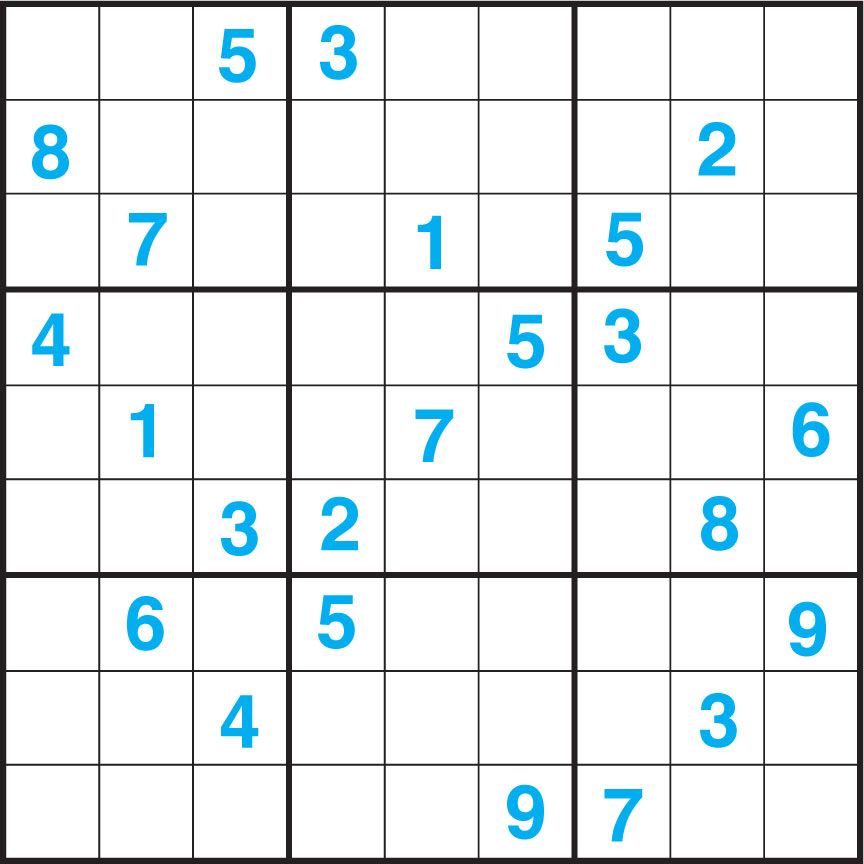
#> input picture Lab7/7_1.jpg, 864 x 864 px, given in place of testvideo.mp4, which was not available
$ python task73.py
#> lines starting #> are read from the running program, lines starting #| are printed output that depends on the picture; after the words box and inside, x2 and y2 are one past the last pixel; in counts of white or black regions, pixels touching at a corner belong together; pictures that were not available may be replaced by others from this repository, and a replacement may not be noted
import cv2
import numpy as np

def draw_line_P(x0, y0, x1, y1, img, color=(125, 0, 255), thickness=3):
    cv2.line(img, (x0, y0), (x1, y1),color, thickness)

i=0
cap = cv2.VideoCapture('Lab5\\testvideo.mp4')
width = int(cap.get(cv2.CAP_PROP_FRAME_WIDTH))
height = int(cap.get(cv2.CAP_PROP_FRAME_HEIGHT))
size = (width, height)
fourcc = cv2.VideoWriter_fourcc(*'mp4v')
out = cv2.VideoWriter('Lab7\\results\\output.mp4', fourcc, 30.0, size)

while True:
    ret, frame = cap.read()
#> frame is the input picture: shape (864, 864, 3); mean B, G, R 236.2, 234.1, 228.7
    if not ret:
        break

    frame=cv2.cvtColor(255-cv2.cvtColor(frame, cv2.COLOR_BGR2GRAY),cv2.COLOR_GRAY2BGR)
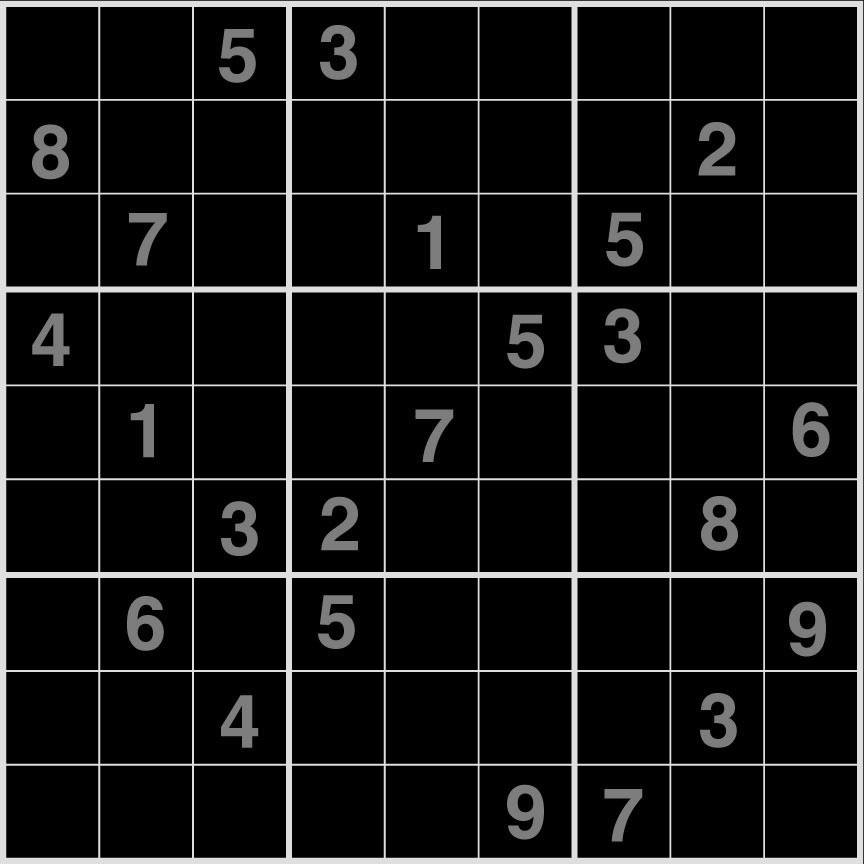
#> frame: shape (864, 864, 3); min 0, max 249, mean 22.3

    cntrs = cv2.Canny(cv2.blur(frame, (5,5)), 25, 100, L2gradient=False)
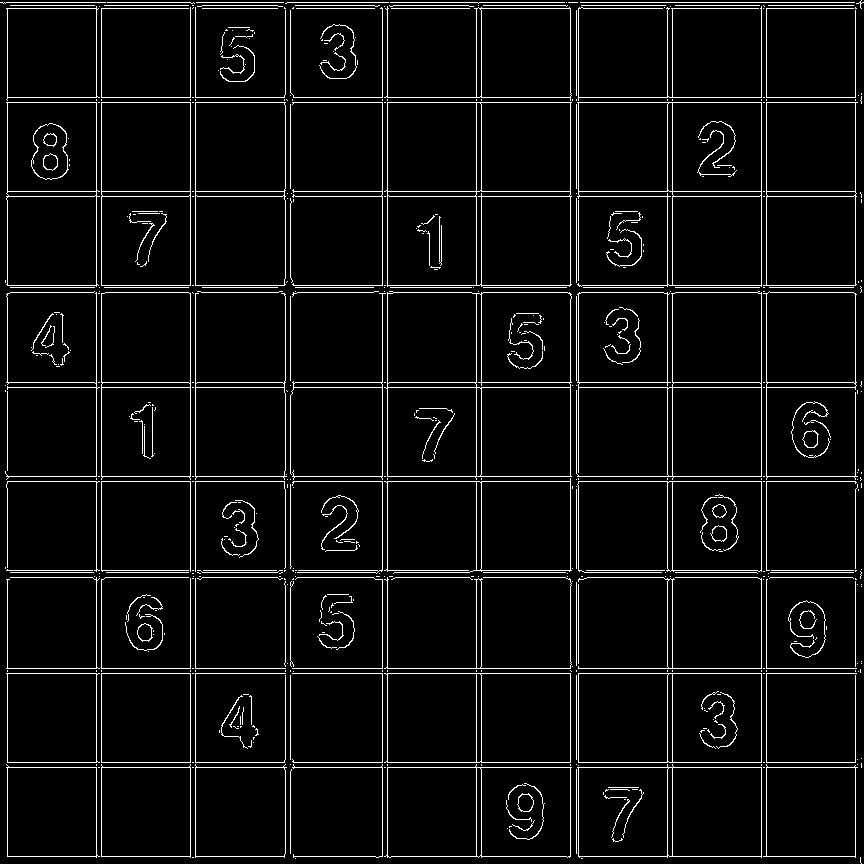
#> cntrs: shape (864, 864); 5.3% white in thin lines or dots
    cntrs = cv2.morphologyEx(cntrs,cv2.MORPH_CLOSE,np.ones((3,5)), iterations=3)
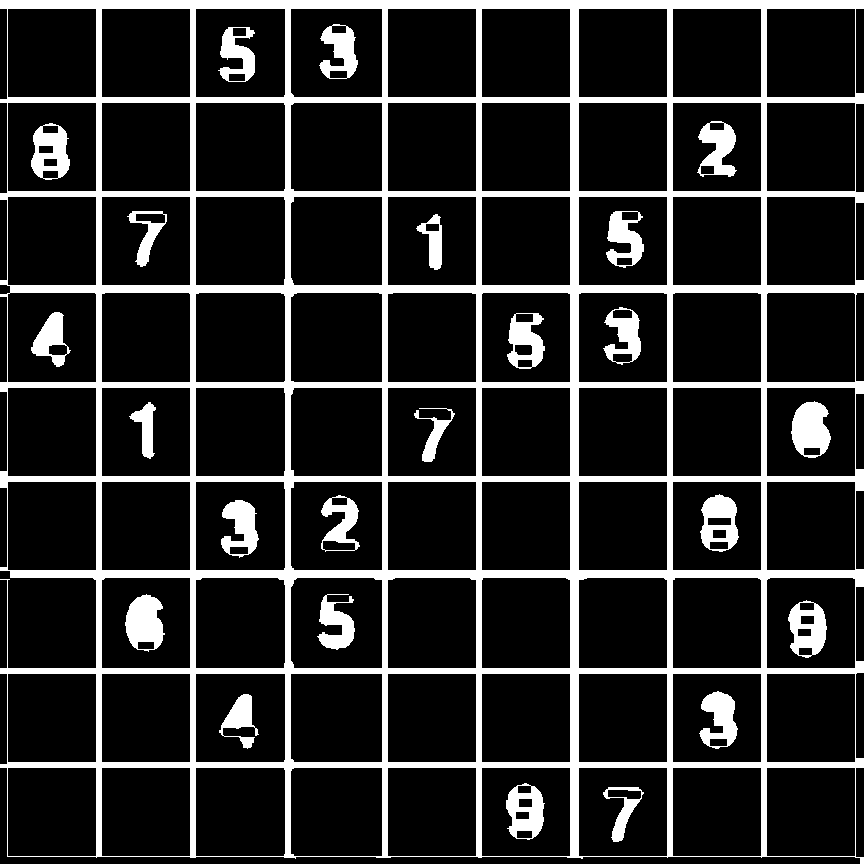
#> cntrs: shape (864, 864); 16.4% white; 24 white regions, largest, box (x1, y1, x2, y2) and area: (0, 0, 864, 864) 96665, (791, 401, 831, 458) 1614, (125, 594, 165, 652) 1596
    cntrs = cv2.dilate(cntrs,np.ones((5,3)), iterations=2)
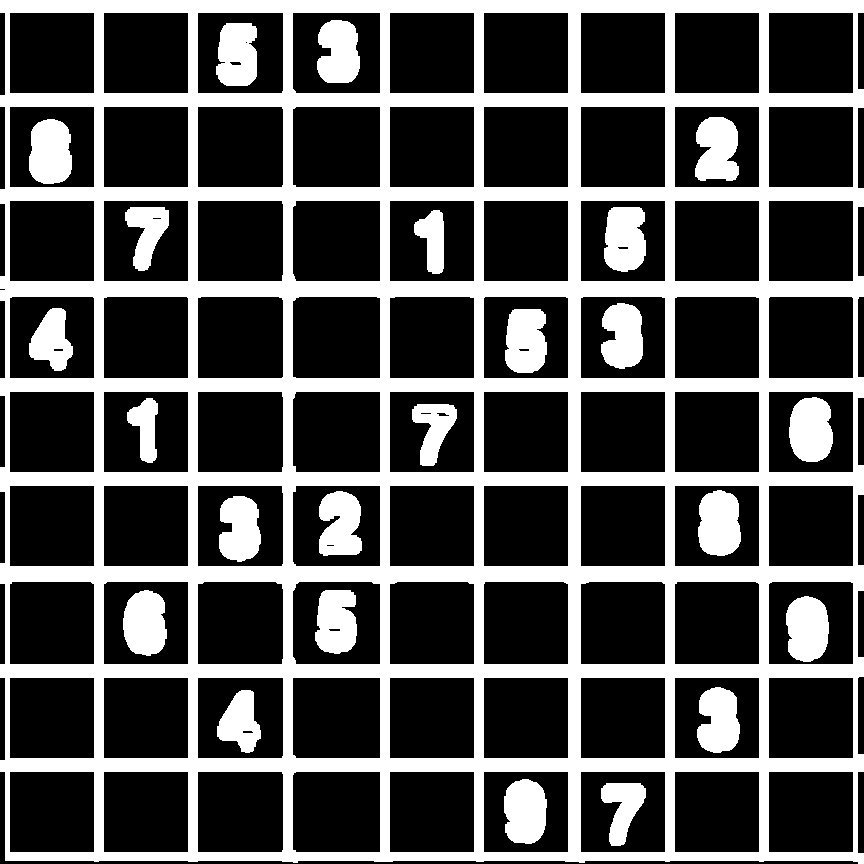
#> cntrs: shape (864, 864); 31.5% white; 24 white regions, largest, box (x1, y1, x2, y2) and area: (0, 0, 864, 864) 187418, (698, 490, 741, 556) 2368, (29, 119, 72, 184) 2365

    lines = cv2.HoughLinesP(cntrs, 1, np.pi/180, 200, 50, 20)
#> lines = 579 rows, first 6: [0, 568, 863, 568], [95, 567, 95, 0], [0, 765, 863, 765], [0, 665, 863, 665], [0, 667, 863, 667], [96, 285, 863, 285]
    edit = np.copy(frame)

    if lines is not None:
        for line in lines:
            a, b, c, d = line[0]
            draw_line_P(a, b, c, d, edit)
#> this loop made 579 passes

    cv2.imshow('test', edit)
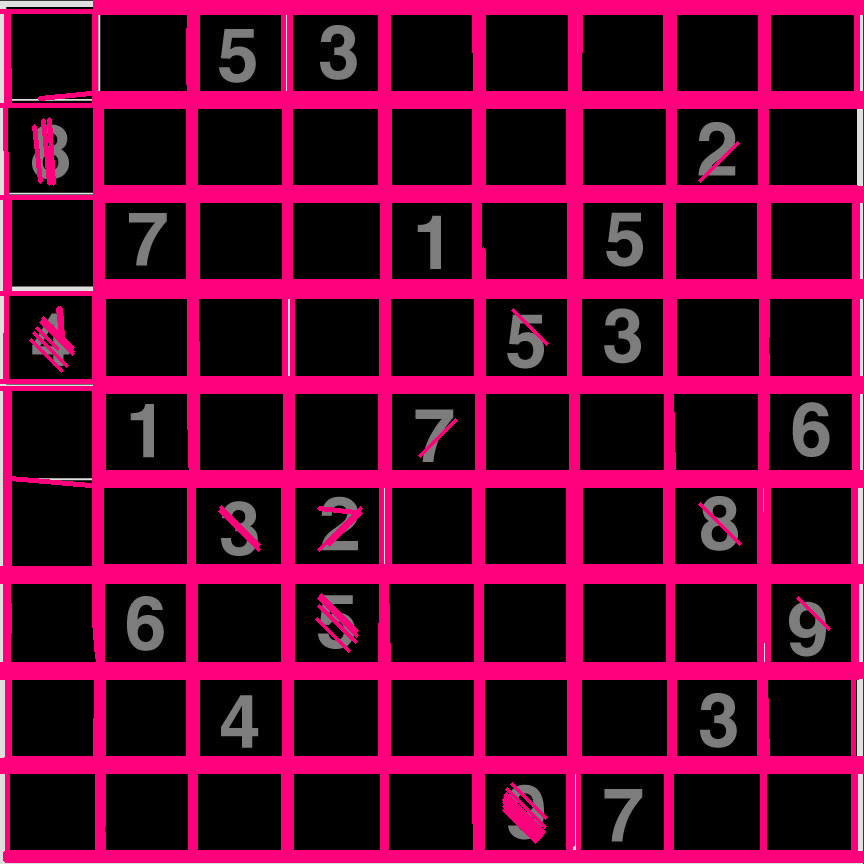
#> window 'test': shape (864, 864, 3); mean B, G, R 44.6, 6.2, 84.4
    out.write(edit)

    key = cv2.waitKey(1)
#> (key q is pressed here)
    if key == ord('s'):
        cv2.imwrite(f'Lab7\\results\\sho{int(i)}ot.jpg', np.concatenate((frame, cntrs, edit), axis=1))
        i+=1
    elif key == ord('q'):
        break

cap.release() # Освобождаем ресурсы
out.release() # Освобождаем ресурсы
cv2.destroyAllWindows()
